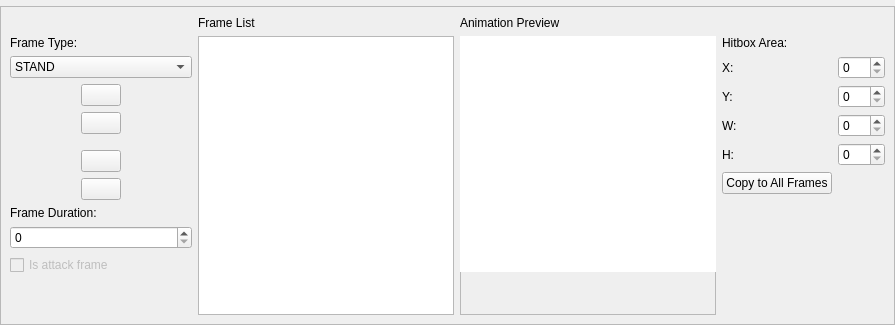
    <widget class="QWidget" name="verticalWidget_2" native="true">
     <property name="sizePolicy">
      <sizepolicy hsizetype="Expanding" vsizetype="Expanding">
       <horstretch>0</horstretch>
       <verstretch>0</verstretch>
      </sizepolicy>
     </property>
     <property name="styleSheet">
      <string notr="true"/>
     </property>
     <layout class="QVBoxLayout" name="verticalLayout_10">
      <property name="leftMargin">
       <number>0</number>
      </property>
      <property name="topMargin">
       <number>0</number>
      </property>
      <property name="rightMargin">
       <number>0</number>
      </property>
      <property name="bottomMargin">
       <number>0</number>
      </property>
      <item>
       <widget class="QWidget" name="verticalWidget_3" native="true">
        <property name="sizePolicy">
         <sizepolicy hsizetype="Ignored" vsizetype="Ignored">
          <horstretch>0</horstretch>
          <verstretch>0</verstretch>
         </sizepolicy>
        </property>
        <property name="maximumSize">
         <size>
          <width>16777215</width>
          <height>180</height>
         </size>
        </property>
        <property name="styleSheet">
         <string notr="true"/>
        </property>
        <layout class="QVBoxLayout" name="verticalLayout_11">
         <property name="leftMargin">
          <number>0</number>
         </property>
         <property name="topMargin">
          <number>0</number>
         </property>
         <property name="rightMargin">
          <number>0</number>
         </property>
         <property name="bottomMargin">
          <number>0</number>
         </property>
         <item>
          <widget class="QScrollArea" name="scrollArea_6">
           <property name="sizePolicy">
            <sizepolicy hsizetype="Expanding" vsizetype="Expanding">
             <horstretch>0</horstretch>
             <verstretch>0</verstretch>
            </sizepolicy>
           </property>
           <property name="verticalScrollBarPolicy">
            <enum>Qt::ScrollBarAlwaysOn</enum>
           </property>
           <property name="horizontalScrollBarPolicy">
            <enum>Qt::ScrollBarAlwaysOn</enum>
           </property>
           <property name="widgetResizable">
            <bool>false</bool>
           </property>
           <widget class="QWidget" name="scrollAreaWidgetContents_7">
            <property name="geometry">
             <rect>
              <x>0</x>
              <y>0</y>
              <width>434</width>
              <height>558</height>
             </rect>
            </property>
            <property name="sizePolicy">
             <sizepolicy hsizetype="Expanding" vsizetype="Expanding">
              <horstretch>100</horstretch>
              <verstretch>100</verstretch>
             </sizepolicy>
            </property>
            <property name="autoFillBackground">
             <bool>true</bool>
            </property>
            <widget class="framesPreviewArea" name="npc_edit_tab_previewarea" native="true">
             <property name="geometry">
              <rect>
               <x>0</x>
               <y>0</y>
               <width>651</width>
               <height>171</height>
              </rect>
             </property>
             <property name="toolTip">
              <string>Enemy image graphic pieces</string>
             </property>
             <property name="styleSheet">
              <string notr="true"/>
             </property>
            </widget>
           </widget>
          </widget>
         </item>
        </layout>
       </widget>
      </item>
      <item>
       <widget class="QFrame" name="frame_2">
        <property name="minimumSize">
         <size>
          <width>0</width>
          <height>20</height>
         </size>
        </property>
        <property name="frameShape">
         <enum>QFrame::StyledPanel</enum>
        </property>
        <property name="frameShadow">
         <enum>QFrame::Raised</enum>
        </property>
        <layout class="QVBoxLayout" name="verticalLayout_8">
         <item>
          <layout class="QGridLayout" name="gridLayout_7">
           <property name="topMargin">
            <number>0</number>
           </property>
           <item row="1" column="3">
            <widget class="QFrame" name="frame">
             <property name="minimumSize">
              <size>
               <width>256</width>
               <height>0</height>
              </size>
             </property>
             <property name="frameShape">
              <enum>QFrame::StyledPanel</enum>
             </property>
             <property name="frameShadow">
              <enum>QFrame::Raised</enum>
             </property>
             <widget class="QWidget" name="layoutWidget">
              <property name="geometry">
               <rect>
                <x>0</x>
                <y>-20</y>
                <width>267</width>
                <height>464</height>
               </rect>
              </property>
              <layout class="QVBoxLayout" name="verticalLayout_2">
               <property name="rightMargin">
                <number>10</number>
               </property>
               <item>
                <widget class="sprite_preview_area" name="sprites_preview_widget" native="true">
                 <property name="minimumSize">
                  <size>
                   <width>256</width>
                   <height>256</height>
                  </size>
                 </property>
                 <property name="styleSheet">
                  <string notr="true">background-color: rgb(255, 255, 255);</string>
                 </property>
                </widget>
               </item>
               <item>
                <spacer name="verticalSpacer">
                 <property name="orientation">
                  <enum>Qt::Vertical</enum>
                 </property>
                 <property name="sizeHint" stdset="0">
                  <size>
                   <width>20</width>
                   <height>40</height>
                  </size>
                 </property>
                </spacer>
               </item>
              </layout>
             </widget>
            </widget>
           </item>
           <item row="1" column="0">
            <layout class="QGridLayout" name="gridLayout_6">
             <property name="leftMargin">
              <number>0</number>
             </property>
             <item row="14" column="0">
              <spacer name="verticalSpacer_2">
               <property name="orientation">
                <enum>Qt::Vertical</enum>
               </property>
               <property name="sizeHint" stdset="0">
                <size>
                 <width>20</width>
                 <height>40</height>
                </size>
               </property>
              </spacer>
             </item>
             <item row="0" column="0">
              <widget class="QLabel" name="label_5">
               <property name="text">
                <string>Frame Type:</string>
               </property>
              </widget>
             </item>
             <item row="1" column="0">
              <widget class="QComboBox" name="frame_list_selector">
               <property name="toolTip">
                <string>Change frame type to add/list</string>
               </property>
               <item>
                <property name="text">
                 <string>STAND</string>
                </property>
               </item>
               <item>
                <property name="text">
                 <string>WALK</string>
                </property>
               </item>
               <item>
                <property name="text">
                 <string>JUMP</string>
                </property>
               </item>
               <item>
                <property name="text">
                 <string>ATTACK</string>
                </property>
               </item>
               <item>
                <property name="text">
                 <string>TELEPORT</string>
                </property>
               </item>
               <item>
                <property name="text">
                 <string>JUMP_ATTACK</string>
                </property>
               </item>
               <item>
                <property name="text">
                 <string>WALK_ATTACK</string>
                </property>
               </item>
               <item>
                <property name="text">
                 <string>HIT</string>
                </property>
               </item>
               <item>
                <property name="text">
                 <string>STAIRS</string>
                </property>
               </item>
               <item>
                <property name="text">
                 <string>STAIRS_SEMI</string>
                </property>
               </item>
               <item>
                <property name="text">
                 <string>STAIRS_ATTACK</string>
                </property>
               </item>
               <item>
                <property name="text">
                 <string>STAIRS_MOVE</string>
                </property>
               </item>
               <item>
                <property name="text">
                 <string>TROW</string>
                </property>
               </item>
               <item>
                <property name="text">
                 <string>TURN (HORIZONTAL)</string>
                </property>
               </item>
               <item>
                <property name="text">
                 <string>MOVE_SEMI</string>
                </property>
               </item>
               <item>
                <property name="text">
                 <string>FLY/WALK-AIR</string>
                </property>
               </item>
               <item>
                <property name="text">
                 <string>INTRO</string>
                </property>
               </item>
               <item>
                <property name="text">
                 <string>SPECIAL_ATTACK</string>
                </property>
               </item>
               <item>
                <property name="text">
                 <string>SLIDE</string>
                </property>
               </item>
               <item>
                <property name="text">
                 <string>SHIELD</string>
                </property>
               </item>
               <item>
                <property name="text">
                 <string>TURN (VERTICAL)</string>
                </property>
               </item>
               <item>
                <property name="text">
                 <string>ATTACK THROW</string>
                </property>
               </item>
               <item>
                <property name="text">
                 <string>ATTACK DIAGONAL UP</string>
                </property>
               </item>
               <item>
                <property name="text">
                 <string>ATTACK DIAGONAL DOWN</string>
                </property>
               </item>
               <item>
                <property name="text">
                 <string>ATTACK UP</string>
                </property>
               </item>
               <item>
                <property name="text">
                 <string>ATTACK DOWN</string>
                </property>
               </item>
               <item>
                <property name="text">
                 <string>ATTACK SPECIAL</string>
                </property>
               </item>
               <item>
                <property name="text">
                 <string>LOOK UP</string>
                </property>
               </item>
               <item>
                <property name="text">
                 <string>GRAB WALL</string>
                </property>
               </item>
              </widget>
             </item>
             <item row="11" column="0">
              <widget class="QLabel" name="label_4">
               <property name="text">
                <string>Frame Duration:</string>
               </property>
              </widget>
             </item>
             <item row="13" column="0">
              <widget class="QCheckBox" name="isAttackFrame_checkBox">
               <property name="enabled">
                <bool>false</bool>
               </property>
               <property name="toolTip">
                <string>Indicate if selected frame will shot the projectile</string>
               </property>
               <property name="text">
                <string>Is attack frame</string>
               </property>
              </widget>
             </item>
             <item row="12" column="0">
              <widget class="QSpinBox" name="sprite_duration_spinBox">
               <property name="toolTip">
                <string>Duration of the selected frame (ms)</string>
               </property>
               <property name="maximum">
                <number>99999</number>
               </property>
              </widget>
             </item>
             <item row="4" column="0">
              <layout class="QHBoxLayout" name="horizontalLayout_3">
               <property name="bottomMargin">
                <number>10</number>
               </property>
               <item>
                <spacer name="horizontalSpacer_3">
                 <property name="orientation">
                  <enum>Qt::Horizontal</enum>
                 </property>
                 <property name="sizeHint" stdset="0">
                  <size>
                   <width>40</width>
                   <height>20</height>
                  </size>
                 </property>
                </spacer>
               </item>
               <item>
                <widget class="QPushButton" name="pushButton">
                 <property name="toolTip">
                  <string>Remove Frame</string>
                 </property>
                 <property name="text">
                  <string/>
                 </property>
                 <property name="icon">
                  <iconset resource="../resources/icons/icons.qrc">
                   <normaloff>:/toolbar_icons/arrow-left.png</normaloff>:/toolbar_icons/arrow-left.png</iconset>
                 </property>
                </widget>
               </item>
               <item>
                <spacer name="horizontalSpacer_4">
                 <property name="orientation">
                  <enum>Qt::Horizontal</enum>
                 </property>
                 <property name="sizeHint" stdset="0">
                  <size>
                   <width>40</width>
                   <height>20</height>
                  </size>
                 </property>
                </spacer>
               </item>
              </layout>
             </item>
             <item row="2" column="0">
              <layout class="QHBoxLayout" name="horizontalLayout_2">
               <property name="bottomMargin">
                <number>0</number>
               </property>
               <item>
                <spacer name="horizontalSpacer">
                 <property name="orientation">
                  <enum>Qt::Horizontal</enum>
                 </property>
                 <property name="sizeHint" stdset="0">
                  <size>
                   <width>40</width>
                   <height>20</height>
                  </size>
                 </property>
                </spacer>
               </item>
               <item>
                <widget class="QPushButton" name="AddFrame_Button">
                 <property name="toolTip">
                  <string>Add Frame</string>
                 </property>
                 <property name="text">
                  <string/>
                 </property>
                 <property name="icon">
                  <iconset>
                   <normalon>:/toolbar_icons/arrow-right.png</normalon>
                  </iconset>
                 </property>
                </widget>
               </item>
               <item>
                <spacer name="horizontalSpacer_2">
                 <property name="orientation">
                  <enum>Qt::Horizontal</enum>
                 </property>
                 <property name="sizeHint" stdset="0">
                  <size>
                   <width>40</width>
                   <height>20</height>
                  </size>
                 </property>
                </spacer>
               </item>
              </layout>
             </item>
             <item row="7" column="0">
              <layout class="QHBoxLayout" name="horizontalLayout_4">
               <property name="bottomMargin">
                <number>0</number>
               </property>
               <item>
                <spacer name="horizontalSpacer_5">
                 <property name="orientation">
                  <enum>Qt::Horizontal</enum>
                 </property>
                 <property name="sizeHint" stdset="0">
                  <size>
                   <width>40</width>
                   <height>20</height>
                  </size>
                 </property>
                </spacer>
               </item>
               <item>
                <widget class="QPushButton" name="frameUp">
                 <property name="toolTip">
                  <string>Move Frame Up</string>
                 </property>
                 <property name="text">
                  <string/>
                 </property>
                 <property name="icon">
                  <iconset resource="../resources/icons/icons.qrc">
                   <normaloff>:/toolbar_icons/arrow-up.png</normaloff>:/toolbar_icons/arrow-up.png</iconset>
                 </property>
                </widget>
               </item>
               <item>
                <spacer name="horizontalSpacer_6">
                 <property name="orientation">
                  <enum>Qt::Horizontal</enum>
                 </property>
                 <property name="sizeHint" stdset="0">
                  <size>
                   <width>40</width>
                   <height>20</height>
                  </size>
                 </property>
                </spacer>
               </item>
              </layout>
             </item>
             <item row="9" column="0">
              <layout class="QHBoxLayout" name="horizontalLayout_5">
               <property name="bottomMargin">
                <number>0</number>
               </property>
               <item>
                <spacer name="horizontalSpacer_7">
                 <property name="orientation">
                  <enum>Qt::Horizontal</enum>
                 </property>
                 <property name="sizeHint" stdset="0">
                  <size>
                   <width>40</width>
                   <height>20</height>
                  </size>
                 </property>
                </spacer>
               </item>
               <item>
                <widget class="QPushButton" name="frameDown">
                 <property name="toolTip">
                  <string>Move Frame Down</string>
                 </property>
                 <property name="text">
                  <string/>
                 </property>
                 <property name="icon">
                  <iconset resource="../resources/icons/icons.qrc">
                   <normaloff>:/toolbar_icons/arrow-down.png</normaloff>:/toolbar_icons/arrow-down.png</iconset>
                 </property>
                </widget>
               </item>
               <item>
                <spacer name="horizontalSpacer_8">
                 <property name="orientation">
                  <enum>Qt::Horizontal</enum>
                 </property>
                 <property name="sizeHint" stdset="0">
                  <size>
                   <width>40</width>
                   <height>20</height>
                  </size>
                 </property>
                </spacer>
               </item>
              </layout>
             </item>
            </layout>
           </item>
           <item row="1" column="1">
            <widget class="QListWidget" name="frameList_listWidget">
             <property name="toolTip">
              <string>List of frames for selected type</string>
             </property>
             <property name="alternatingRowColors">
              <bool>true</bool>
             </property>
             <property name="selectionBehavior">
              <enum>QAbstractItemView::SelectRows</enum>
             </property>
             <property name="iconSize">
              <size>
               <width>64</width>
               <height>64</height>
              </size>
             </property>
            </widget>
           </item>
           <item row="1" column="4">
            <layout class="QGridLayout" name="gridLayout_2">
             <item row="3" column="1">
              <widget class="QSpinBox" name="sprite_collision_x">
               <property name="maximum">
                <number>256</number>
               </property>
              </widget>
             </item>
             <item row="3" column="0">
              <widget class="QLabel" name="label_6">
               <property name="text">
                <string>X:</string>
               </property>
              </widget>
             </item>
             <item row="6" column="0">
              <widget class="QLabel" name="label_9">
               <property name="text">
                <string>H:</string>
               </property>
              </widget>
             </item>
             <item row="6" column="1">
              <widget class="QSpinBox" name="sprite_collision_h">
               <property name="maximum">
                <number>256</number>
               </property>
              </widget>
             </item>
             <item row="4" column="0">
              <widget class="QLabel" name="label_7">
               <property name="text">
                <string>Y:</string>
               </property>
              </widget>
             </item>
             <item row="5" column="1">
              <widget class="QSpinBox" name="sprite_collision_w">
               <property name="maximum">
                <number>256</number>
               </property>
              </widget>
             </item>
             <item row="4" column="1">
              <widget class="QSpinBox" name="sprite_collision_y">
               <property name="maximum">
                <number>256</number>
               </property>
              </widget>
             </item>
             <item row="5" column="0">
              <widget class="QLabel" name="label_8">
               <property name="text">
                <string>W:</string>
               </property>
              </widget>
             </item>
             <item row="2" column="0">
              <widget class="QLabel" name="label_20">
               <property name="text">
                <string>Hitbox Area:</string>
               </property>
              </widget>
             </item>
             <item row="10" column="0">
              <spacer name="verticalSpacer_3">
               <property name="orientation">
                <enum>Qt::Vertical</enum>
               </property>
               <property name="sizeHint" stdset="0">
                <size>
                 <width>20</width>
                 <height>40</height>
                </size>
               </property>
              </spacer>
             </item>
             <item row="9" column="0">
              <widget class="QPushButton" name="pushButton_2">
               <property name="toolTip">
                <string>Copy same X, Y, W, H of the selected frame to all of same type</string>
               </property>
               <property name="text">
                <string>Copy to All Frames</string>
               </property>
              </widget>
             </item>
            </layout>
           </item>
           <item row="0" column="3">
            <widget class="QLabel" name="label_24">
             <property name="text">
              <string>Animation Preview</string>
             </property>
            </widget>
           </item>
           <item row="0" column="1">
            <widget class="QLabel" name="label_23">
             <property name="text">
              <string>Frame List</string>
             </property>
            </widget>
           </item>
          </layout>
         </item>
        </layout>
       </widget>
      </item>
     </layout>
    </widget>
